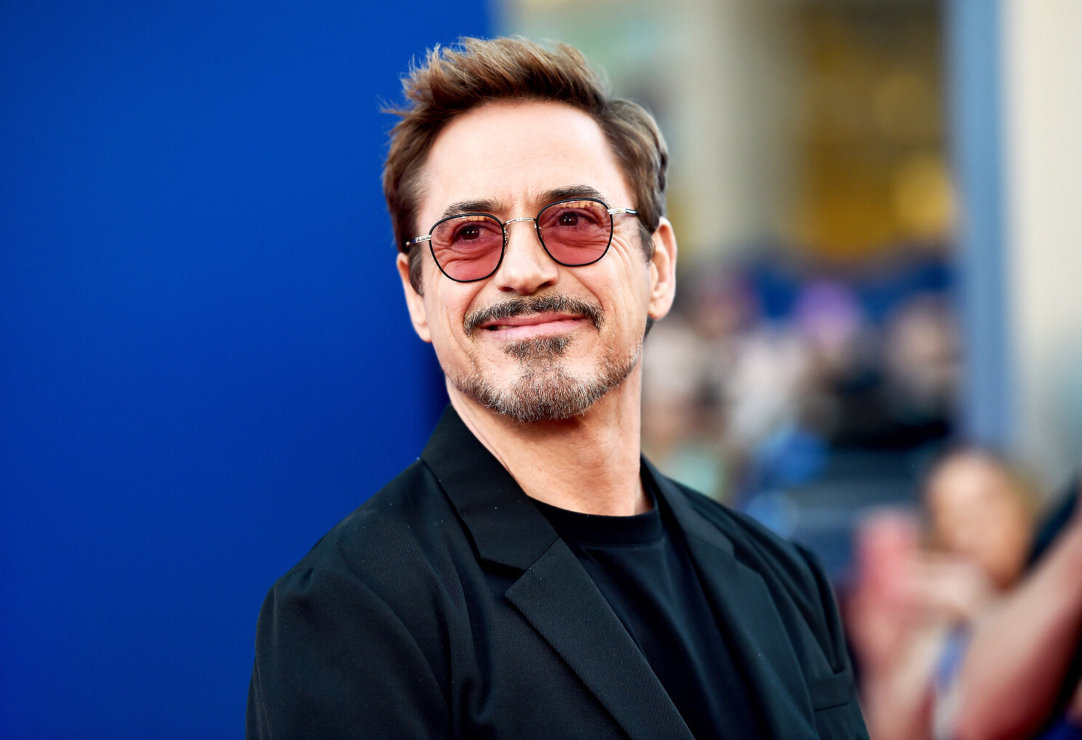
#> input picture FaceDitec/RDJ.png, 1082 x 740 px
$ python FaceDitect_img.py
#> lines starting #> are read from the running program, lines starting #| are printed output that depends on the picture; after the words box and inside, x2 and y2 are one past the last pixel; in counts of white or black regions, pixels touching at a corner belong together
import cv2

from random import randrange #to obtain random range

#Load some pre-trained data on fontalface XML
trained_face_data = cv2.CascadeClassifier('haarcascade_frontalface_default.xml')

#choose an image to detect faces
img = cv2.imread('RDJ.png')
#> img is the input picture: shape (740, 1082, 3); mean B, G, R 122.6, 87.6, 74.5

#convert image to grayscale
grayscaled_img = cv2.cvtColor(img, cv2.COLOR_BGR2GRAY)
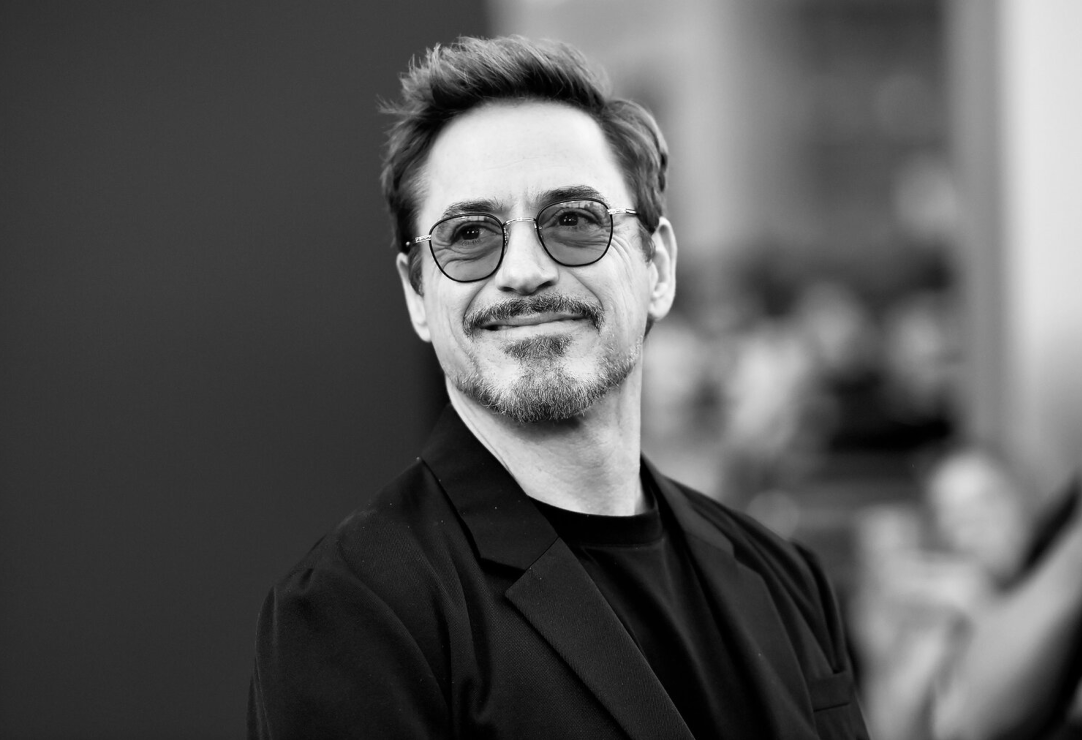
#> grayscaled_img: shape (740, 1082); min 0, max 253, mean 87.7

#Detect faces
face_coordinates = trained_face_data.detectMultiScale(grayscaled_img)
#> face_coordinates = [[858, 560, 162, 162], [357, 101, 337, 337]]

#draw rectangle around the face
for(x, y, w, h) in face_coordinates:
    #cv2.rectangle(imageSource, topLeftCoordinates, (topLeft+rectangel with and height), color, thikness)
    cv2.rectangle(img, (x,y), (x+w, y+h), (randrange(256),randrange(256),randrange(256)), 5)
#> this loop made 2 passes
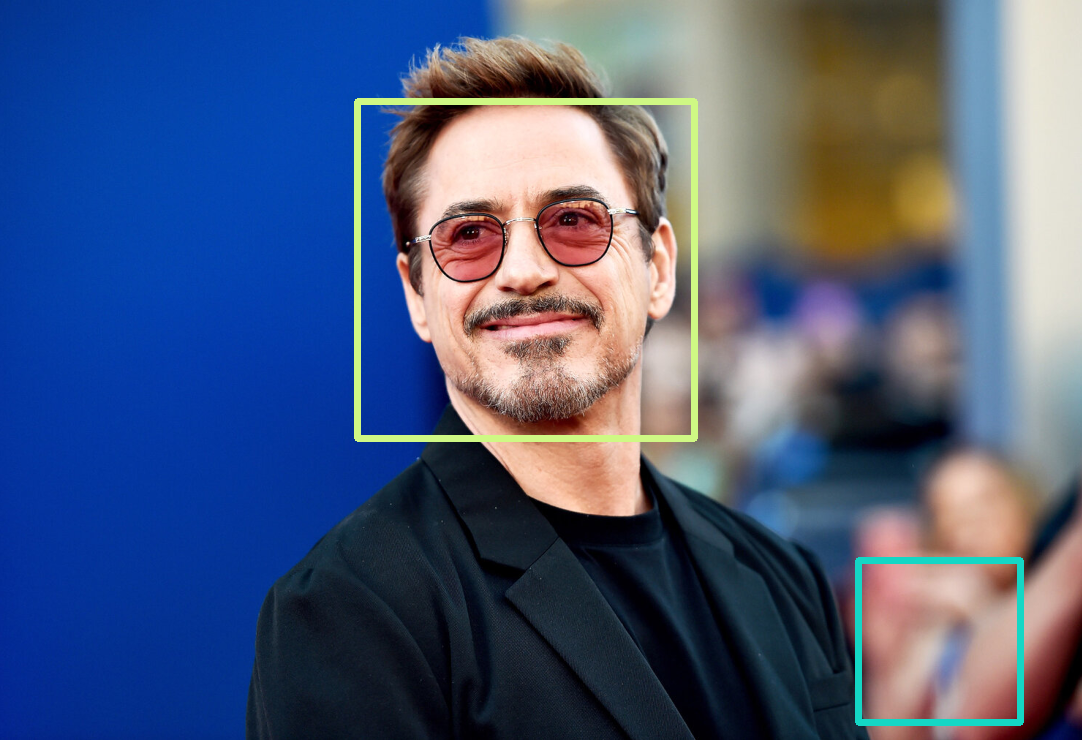
#> img: shape (740, 1082, 3); 1.74% of pixels changed, all inside (x1, y1, x2, y2) = (354, 98, 1024, 726)


#show image in our custome window
cv2.imshow('Face Ditector', img)

#program will run untill click any button
cv2.waitKey()

#release resources
#> (the run stopped early here; a loop or call above may not have finished)
